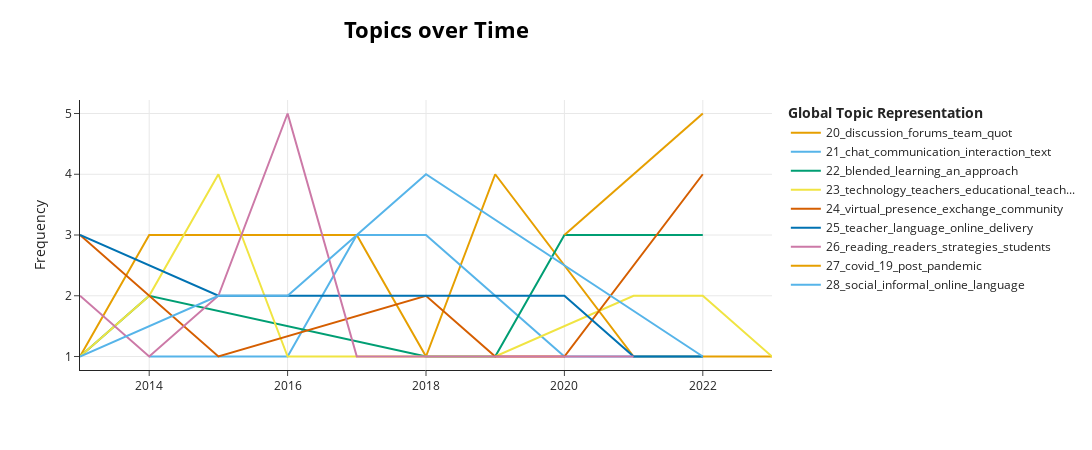

Notebook code for this chart:
### Code cell
model.visualize_topics_over_time(topics_over_time, topics=[20, 21, 22, 23, 24, 25, 26, 27, 28])

### Figure 1 — Plotly figure (JSON) as saved in the notebook; plotly's stock layout.template omitted (floating-point values rounded to 4 significant figures)
{"data": [{"hoverinfo": "text", "hovertext": ["<b>Topic 20</b><br>Words: piazza, beginner, wikis, quot, exploring", "<b>Topic 20</b><br>Words: discussion, forums, continental, wikis, questioning", "<b>Topic 20</b><br>Words: discussions, facebook, teaches, holistic, enrollment", "<b>Topic 20</b><br>Words: formation, quot, mixed, outcomes, group", "<b>Topic 20</b><br>Words: team, discussion, how, quality, forums", "<b>Topic 20</b><br>Words: set, forums, discussion, up, group", "<b>Topic 20</b><br>Words: hashtags, globalization, promotes, interactivity, presentation", "<b>Topic 20</b><br>Words: seminars, slack, facilitates, quot, how"], "marker": {"color": "#E69F00"}, "mode": "lines", "name": "20_discussion_forums_team_quot", "type": "scatter", "x": [2013, 2014, 2017, 2018, 2019, 2021, 2022, 2023], "y": [1, 3, 3, 1, 4, 1, 1, 1]}, {"hoverinfo": "text", "hovertext": ["<b>Topic 21</b><br>Words: noticing, mode, negotiation, meaning, its", "<b>Topic 21</b><br>Words: chat, synthetic, audio, modalities, communication", "<b>Topic 21</b><br>Words: voice, individual, versus, communication, interactive", "<b>Topic 21</b><br>Words: chat, communication, text, interaction, transcripts", "<b>Topic 21</b><br>Words: child, chat, interaction, oral, pragmatically", "<b>Topic 21</b><br>Words: dialogue, discussing, comprehensive, communication, computer", "<b>Topic 21</b><br>Words: closings, chat, interactional, text, interactions", "<b>Topic 21</b><br>Words: chat, class, environments, communication, exploring", "<b>Topic 21</b><br>Words: architecture, chatbot, principles, design, second"], "marker": {"color": "#56B4E9"}, "mode": "lines", "name": "21_chat_communication_interaction_text", "type": "scatter", "x": [2014, 2015, 2016, 2017, 2018, 2019, 2020, 2021, 2022], "y": [1, 1, 1, 3, 3, 2, 1, 1, 1]}, {"hoverinfo": "text", "hovertext": ["<b>Topic 22</b><br>Words: dilemmas, blended, experiences, learner, teacher", "<b>Topic 22</b><br>Words: blended, explorations, interpretation, library, areas", "<b>Topic 22</b><br>Words: blended, presence, participation, spanish, courses", "<b>Topic 22</b><br>Words: f2f, blended, comparing, roles, course", "<b>Topic 22</b><br>Words: blended, inquiry, expanded, colombian, porous", "<b>Topic 22</b><br>Words: blended, achieve, era, learning, indian", "<b>Topic 22</b><br>Words: blended, approach, indexed, ssci, supplemental"], "marker": {"color": "#009E73"}, "mode": "lines", "name": "22_blended_learning_an_approach", "type": "scatter", "x": [2013, 2014, 2018, 2019, 2020, 2021, 2022], "y": [1, 2, 1, 1, 3, 3, 3]}, {"hoverinfo": "text", "hovertext": ["<b>Topic 23</b><br>Words: interventions, projects, two, educational, evaluating", "<b>Topic 23</b><br>Words: partnerships, rich, general, purposes, affecting", "<b>Topic 23</b><br>Words: ict, technology, teaching, use, teachers", "<b>Topic 23</b><br>Words: familiarization, decisions, that, technology, educators", "<b>Topic 23</b><br>Words: situated, reflections, qualitative, integration, pre", "<b>Topic 23</b><br>Words: school, differ, technology, adaptation, tesol", "<b>Topic 23</b><br>Words: technology, your, involved, right, scientific", "<b>Topic 23</b><br>Words: proposed, districts, classifying, technologies, used"], "marker": {"color": "#F0E442"}, "mode": "lines", "name": "23_technology_teachers_educational_teach...", "type": "scatter", "x": [2013, 2014, 2015, 2016, 2019, 2021, 2022, 2023], "y": [1, 2, 4, 1, 1, 2, 2, 1]}, {"hoverinfo": "text", "hovertext": ["<b>Topic 24</b><br>Words: virtual, engagement, environment, attendance, collaborating", "<b>Topic 24</b><br>Words: disconnection, field, presence, communication, socio", "<b>Topic 24</b><br>Words: multiuser, roles, facilitating, participation, virtual", "<b>Topic 24</b><br>Words: presence, collaborations, interaction, social, list", "<b>Topic 24</b><br>Words: formative, presence, exchange, virtual, blended", "<b>Topic 24</b><br>Words: community, fail, book, quot, virtual", "<b>Topic 24</b><br>Words: exchange, virtual, professional, youth, society"], "marker": {"color": "#D55E00"}, "mode": "lines", "name": "24_virtual_presence_exchange_community", "type": "scatter", "x": [2013, 2014, 2015, 2018, 2019, 2020, 2022], "y": [3, 2, 1, 2, 1, 1, 4]}, {"hoverinfo": "text", "hovertext": ["<b>Topic 25</b><br>Words: secondary, turkish, multidimensional, english, universities", "<b>Topic 25</b><br>Words: delivery, instructional, candidate, face, teacher", "<b>Topic 25</b><br>Words: guide, linguistics, programs, online, integrating", "<b>Topic 25</b><br>Words: administrator, intensive, configuration, fully, united", "<b>Topic 25</b><br>Words: portugal, poland, turkey, vision, languages", "<b>Topic 25</b><br>Words: moocs, efficacy, anxiety, beliefs, motivation", "<b>Topic 25</b><br>Words: classrooms, teacher, perceptions, analysis, virtual"], "marker": {"color": "#0072B2"}, "mode": "lines", "name": "25_teacher_language_online_delivery", "type": "scatter", "x": [2013, 2015, 2017, 2018, 2020, 2021, 2022], "y": [3, 2, 2, 2, 2, 1, 1]}, {"hoverinfo": "text", "hovertext": ["<b>Topic 26</b><br>Words: reading, what, motivations, tripartite, think", "<b>Topic 26</b><br>Words: readers, reading, strategies, level, comprehension", "<b>Topic 26</b><br>Words: reading, hypermedia, comprehension, perceptions, usability", "<b>Topic 26</b><br>Words: reading, readers, school, students, usability", "<b>Topic 26</b><br>Words: reading, annotations, progress, processes, its", "<b>Topic 26</b><br>Words: technique, reading, when, response, efficacy", "<b>Topic 26</b><br>Words: risk, reading, comparative, early, at"], "marker": {"color": "#CC79A7"}, "mode": "lines", "name": "26_reading_readers_strategies_students", "type": "scatter", "x": [2013, 2014, 2015, 2016, 2017, 2019, 2021], "y": [2, 1, 2, 5, 1, 1, 1]}, {"hoverinfo": "text", "hovertext": ["<b>Topic 27</b><br>Words: covid, 19, panacea, before, restrictions", "<b>Topic 27</b><br>Words: covid, 19, pandemic, post, during", "<b>Topic 27</b><br>Words: covid, 19, post, pandemic, vaccine"], "marker": {"color": "#E69F00"}, "mode": "lines", "name": "27_covid_19_post_pandemic", "type": "scatter", "x": [2020, 2021, 2022], "y": [3, 4, 5]}, {"hoverinfo": "text", "hovertext": ["<b>Topic 28</b><br>Words: emic, informal, complex, understanding, dynamic", "<b>Topic 28</b><br>Words: netnography, explore, websites, communities, network", "<b>Topic 28</b><br>Words: social, sites, busuu, networks, networking", "<b>Topic 28</b><br>Words: informal, online, butterfly, minority, chasing", "<b>Topic 28</b><br>Words: flipgrid, connecting, pandemic, social, presence"], "marker": {"color": "#56B4E9"}, "mode": "lines", "name": "28_social_informal_online_language", "type": "scatter", "x": [2013, 2015, 2016, 2018, 2022], "y": [1, 2, 2, 4, 1]}], "layout": {"height": 450, "hoverlabel": {"bgcolor": "white", "font": {"family": "Rockwell", "size": 16}}, "legend": {"title": {"text": "<b>Global Topic Representation"}}, "title": {"font": {"color": "Black", "size": 22}, "text": "<b>Topics over Time</b>", "x": 0.4, "xanchor": "center", "y": 0.95, "yanchor": "top"}, "width": 1250, "xaxis": {"showgrid": true}, "yaxis": {"showgrid": true, "title": {"text": "Frequency"}}}}
